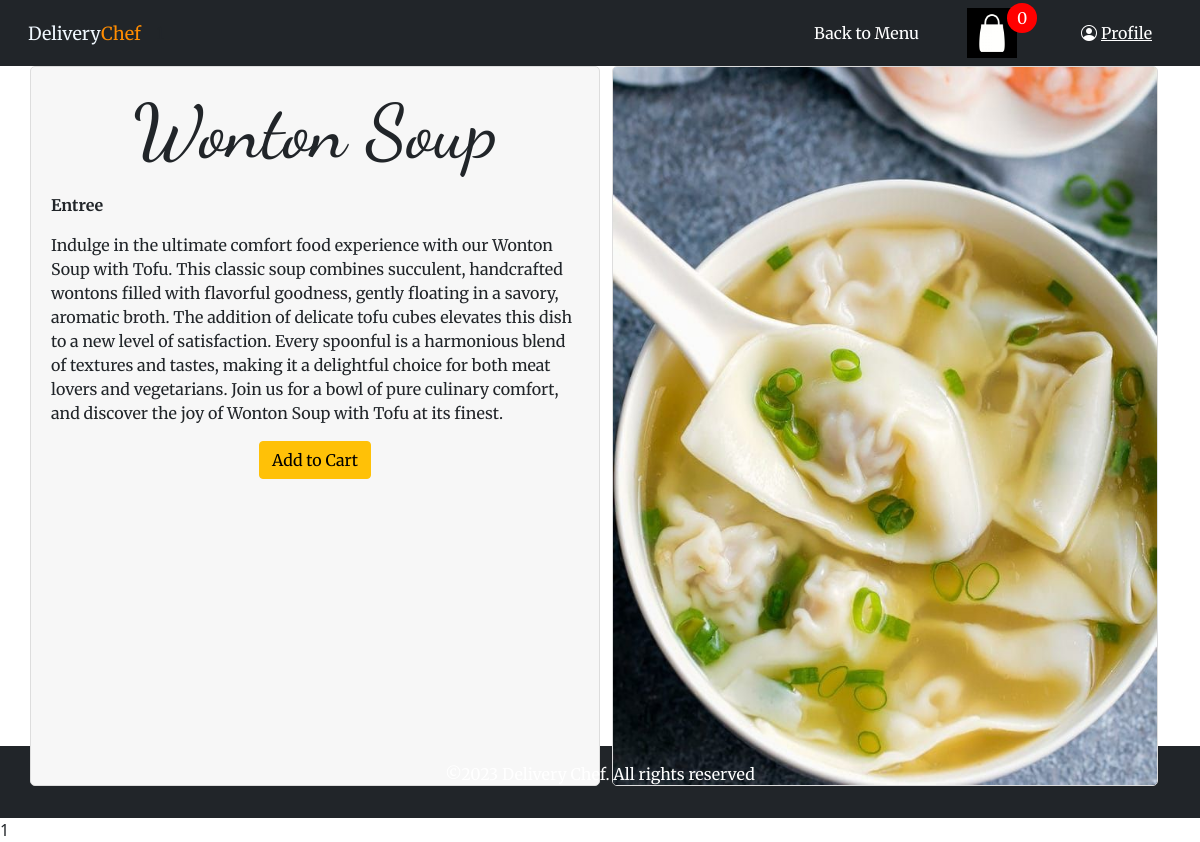
Screenshot of /menuItem.php?item=5 (signed in) with the database file from the repository.
### tables this page shows
CREATE TABLE `menu` (
  `menu_id` int(11) NOT NULL,
  `dish_title` varchar(100) NOT NULL,
  `foodcat_id` int(11) NOT NULL,
  `price` bigint(20) NOT NULL,
  `image` varchar(100) DEFAULT NULL,
  `description` text
);

### dbConnect.php (called while the page is built, shortened)
<?php
$dbType = "mysql";
$dbServer = "localhost";
$dbName = "fsd10_victor";
$dbPort = "3304";
$dbCharset = "utf8";
$dbUsername = "fsduser";
$dbPassword = "myDBpw";
$dbDSN = "{$dbType}:host={$dbServer};dbname={$dbName};port={$dbPort};charset={$dbCharset}";
$db = new PDO($dbDSN, $dbUsername, $dbPassword);
$sql = "SELECT foodcat_id, foodcat_desc FROM food_cat ORDER BY foodcat_id ASC";
$query = $db->query($sql);
$allCategories = $query->fetchAll(PDO::FETCH_KEY_PAIR);
?>

### menuItem.php (the view, shortened to what this page needs)
<?php
  require "dbConnect.php";
$sql = "SELECT * FROM menu WHERE menu_id = :id";
$query = $db->prepare($sql);
$query->execute(['id' => $_GET['item'] ]);
$result = $query->fetch();
?>
<!DOCTYPE html>
<html lang="en">
<head>
  <link rel="stylesheet" href="https://cdn.jsdelivr.net/npm/bootstrap@5.0.2/dist/css/bootstrap.min.css" />
  <link rel="stylesheet" href="https://cdn.jsdelivr.net/npm/bootstrap-icons@1.11.1/font/bootstrap-icons.css" />
  <link rel="stylesheet" type="text/css" href="css/menu.css" />
  <link rel="stylesheet" type="text/css" href="css/style.css" />
</head>
<body>
  <?= include "includes/navbar_logo.php"?>
    <?php if (isset($_SESSION["user_id"]) && $_SESSION["role"] === "user") { ?>
      <ul class="navbar-nav ms-auto flex-row flex-wrap mx-center my-auto">
      <li class="nav-item"><a class="nav-link mx-3 text-white" href="menu.php">Back to Menu</a></li>
    </ul>
      <div class="d-flex align-items-center text-center">
  <?php
  $select_rows = $db->query("SELECT * FROM cart");
  $row_count = $select_rows->rowCount();
  ?>
  <div class="shopping mx-4">
    <a href="cart.php">
      <img src="./image/shopping-bag.jpg" alt="">
      <span class="quantity">
        <?php echo $row_count; ?>
      </span>
    </a>
  </div>
  <?php include "user_navbar_profile.php" ?>
    <?php    } else { ?>
      <?php include "navbar_login.php" ?>
    <?php   } ?>
  </div>
</nav>
<div class="container">
  <div class="menu-item-box row">
    <?php if ($result['image'] != "") { ?>
    <div class="col-md-6 order-md-2 img-box">
      <img class="img-fluid" src="<?= $result['image']; ?>" alt="Dish Image" />
    </div>
    <?php } ?>
    <div class="menu-item-content col-md-6">
    <div class="text-center">
      <h1><?= $result['dish_title']; ?></h1>
    </div>
    <div class="py-1 text-center">
    </div>
      <p><strong><?= $allCategories[$result['foodcat_id']]; ?></strong></p>
      <p>
        <?= nl2br($result['description']); ?>
      </p>
      <?php if (isset($_SESSION["user_id"])) { ?>
      <div class="text-center">
      <form method="post" action="">
        <button class="btn btn-warning add-btn" type="submit" name="add_to_cart">Add to Cart</button>
      </form>
      </div>
      <?php } ?>
    </div>
  </div>
</div>
<?= include 'includes/footer.php' ?>
</body>
</html>

### css/menu.css (style rules this page uses)
* { font-family: "Merriweather", serif; }
.shopping { position: relative; text-align: right; }
.shopping img { background: #000; width: 50px; height: 50px; }
.shopping span { background: red; border-radius: 50%; display: flex; justify-content: center; align-items: center; color: #fff; position: absolute; top: -5px; left: 80%; padding: 3px 10px; }
.container { height: 85vh; }
.menu-item-box .img-box img { width: auto; height: 720px; border: 1px solid #ddd; border-radius: 5px; }
.menu-item-content { background-color: #f7f7f7; padding: 20px; border: 1px solid #ddd; border-radius: 5px; }
.menu-item-content h1 { font-family: "Dancing Script", cursive; font-size: 75px; }

### css/style.css (style rules this page uses)
* { margin: 0; padding: 0; box-sizing: border-box; font-family: "Merriweather", serif; }
.nav-link { font-size: 18px; }
.nav-item a { font-size: 16px; }

### rows the page displays
menu: image (picture), dish_title "Wonton Soup", foodcat "Entree", description "Indulge in the ultimate comfort food experience with our Wonton Soup with Tofu. This classic soup combines succulent, handcrafted wontons filled with flavorful goodness, gently floating in a savory, aromatic broth. The addition of delicate tofu cubes elevates this dish to a new level of satisfaction. Every spoonful is a harmonious blend of textures and tastes, making it a delightful choice for both meat lovers and vegetarians. Join us for a bowl of pure culinary comfort, and discover the joy of Wonton Soup with Tofu at its finest."

### other values shown
$row_count "0"
include 'includes/footer.php' "1"
